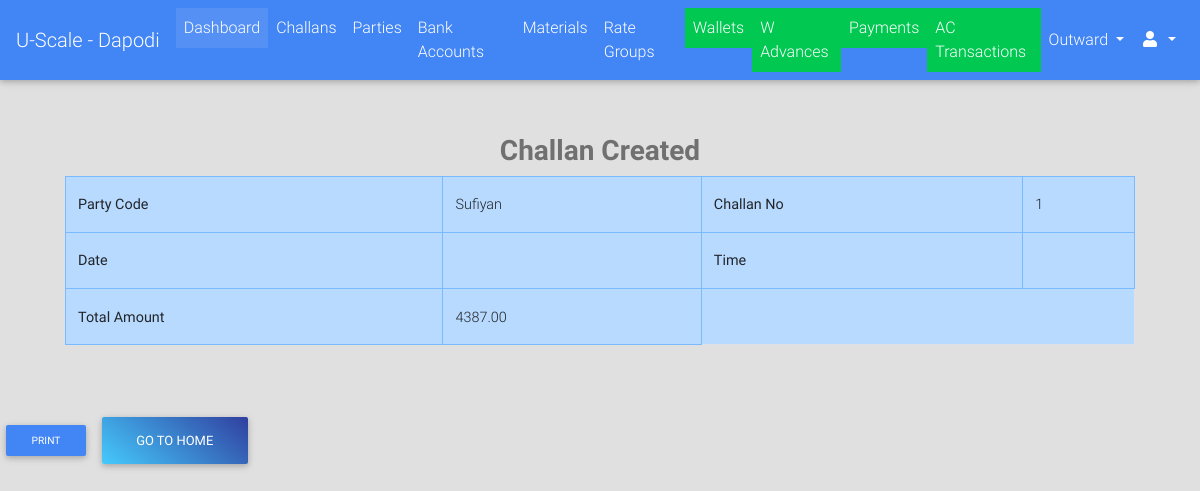
/challans/done/1/ (signed in), run on the app's committed database.
### challans/models.py (models this page shows, shortened)
class Challan(models.Model):
    STATUS_CHOICES = (("PN", "Pending"), ("DN", "Done"))
    created_by = models.ForeignKey(User, on_delete=models.PROTECT)
    party = models.ForeignKey("parties.Party", on_delete=models.CASCADE)
    challan_no = models.PositiveIntegerField(unique=True
                                             )
    vehicle_details = models.CharField(max_length=128, blank=True, null=True)
    weights_amount = models.DecimalField(max_digits=9, decimal_places=2, default=decimal.Decimal(0.00))
    extra_charges = models.DecimalField(verbose_name="Kata Charges", max_digits=9, decimal_places=2,
                                        default=decimal.Decimal(0.00), validators=[MinValueValidator(limit_value=0), MaxValueValidator(limit_value=100)])
    round_amount = models.DecimalField(max_digits=4, decimal_places=2, default=decimal.Decimal(0.00), validators=[MinValueValidator(limit_value=-10), MaxValueValidator(limit_value=10)])
    total_amount = models.DecimalField(max_digits=9, decimal_places=2, default=decimal.Decimal(0.00), validators=[MinValueValidator(limit_value=0)])
    image = models.ImageField(upload_to="payments/", blank=True, null=True)
    extra_info = models.TextField(blank=True)
    created_on = models.DateField(verbose_name="Challan Date")
    updated_on = models.DateTimeField(auto_now=True)
    is_entries_done = models.BooleanField(default=False)
    is_reports_done = models.BooleanField(default=False)
    is_rates_assigned = models.BooleanField(default=False)
    is_payed = models.BooleanField(default=False)
    status = models.CharField(max_length=2, choices=STATUS_CHOICES, default="PN")

### parties/models.py (models this page shows, shortened)
class Party(models.Model):
    RATE_TYPE_CHOICES = (("GR", "Group Rate"), ("IR", "Individual Rate"))
    rate_type = models.CharField(max_length=2, choices=RATE_TYPE_CHOICES)
    rate_group = models.ForeignKey("rates.RateGroup", on_delete=models.PROTECT, blank=True, null=True)
    name = models.CharField(max_length=128)
    party_code = models.CharField(max_length=32, blank=True)
    address = models.TextField(blank=True)
    phone = models.CharField(max_length=13)
    whatsapp = models.CharField(max_length=13, blank=True)
    email = models.EmailField(blank=True, null=True)
    extra_info = models.TextField(blank=True)
    is_wallet_party = models.BooleanField(default=False)
    is_active = models.BooleanField(default=True)
    @property
    def get_display_text(self):
        return self.name
    class Meta:
        verbose_name = "Party"
        verbose_name_plural = "Parties"

### challans/views.py (the view)
# urls.py: url(r'^done/(?P<challan_no>[0-9a-zA-Z-]+)/$', views.ChallanDoneView.as_view(), name="done"),
class ChallanDoneView(LoginRequiredMixin, DetailView):
    model = Challan
    slug_url_kwarg = "challan_no"
    slug_field = "challan_no"
    template_name = "challans/done.html"

### portal/templatetags/constant_tags.py (called while the page is built)
@register.simple_tag
def get_branch_name():
    return settings.BRANCH_NAME

### portal/templates/challans/done.html (shortened to what this page needs)
{% extends "portal/base.html" %}
{% load crispy_forms_tags %}
{% block content %}
    <div class="container" style="padding: 50px 20px">
        <div class="heading" id="heading">
            <h3 class="text-black-50 font-weight-bold text-center">Challan Created</h3>
        </div>
        <div class="container" id="challanDetails">
            <table class="table table-bordered table-primary">
                <tbody>
                    <tr>
                        <th>Party Code</th>
                        <td>{{ challan.party.get_display_text }}</td>
                        <th>Challan No</th>
                        <td>{{ challan.challan_no }}</td>
                    </tr>
                    <tr>
                        <th>Date</th>
                        <td>{{ challan.created_on.date }}</td>
                        <th>Time</th>
                        <td>{{ challan.created_on.time }}</td>
                    </tr>
                    <tr>
                        <th>Total Amount</th>
                        <td>{{ challan.total_amount }}</td>
                    </tr>
                </tbody>
            </table>
        </div>
    </div>
    <button class="btn btn-primary btn-sm">Print</button>
    <a href="{% url "portal:home" %}"><button class="btn blue-gradient">Go to home</button></a>
{% endblock %}

### data on the page
Challan: party.get_display_text "Sufiyan", challan_no "1", total_amount "4387.00"
